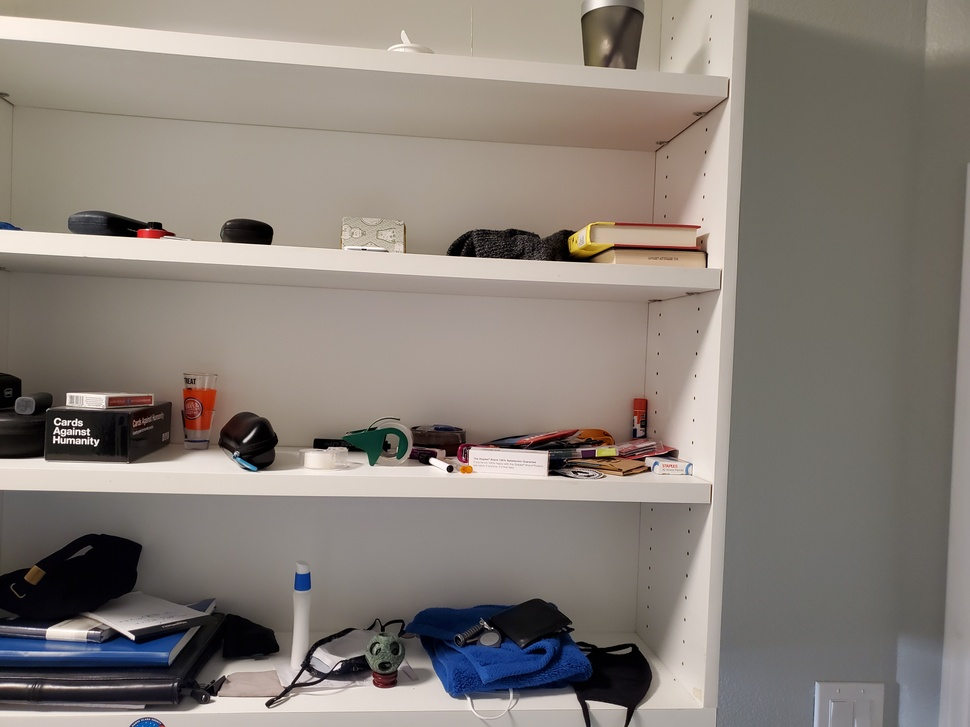
#> input picture shelf1.jpg, 970 x 727 px, shrunk from 4032 x 3024 before the run
$ jupyter execute --allow-errors main.ipynb
#> lines starting #> are read from the running program, lines starting #| are printed output that depends on the picture
[cell 1]
import os
import pandas as pd
import skimage as sk
from skimage import io as skio, transform
import numpy as np
import matplotlib.pyplot as plt
from cpselect.cpselect import cpselect
import json
import cv2
from harris import get_harris_corners

[cell 2]
# Part A
# Digitizing Shelf Pictures and generating points

shelf1 = skio.imread('shelf1.jpg', as_gray=True)
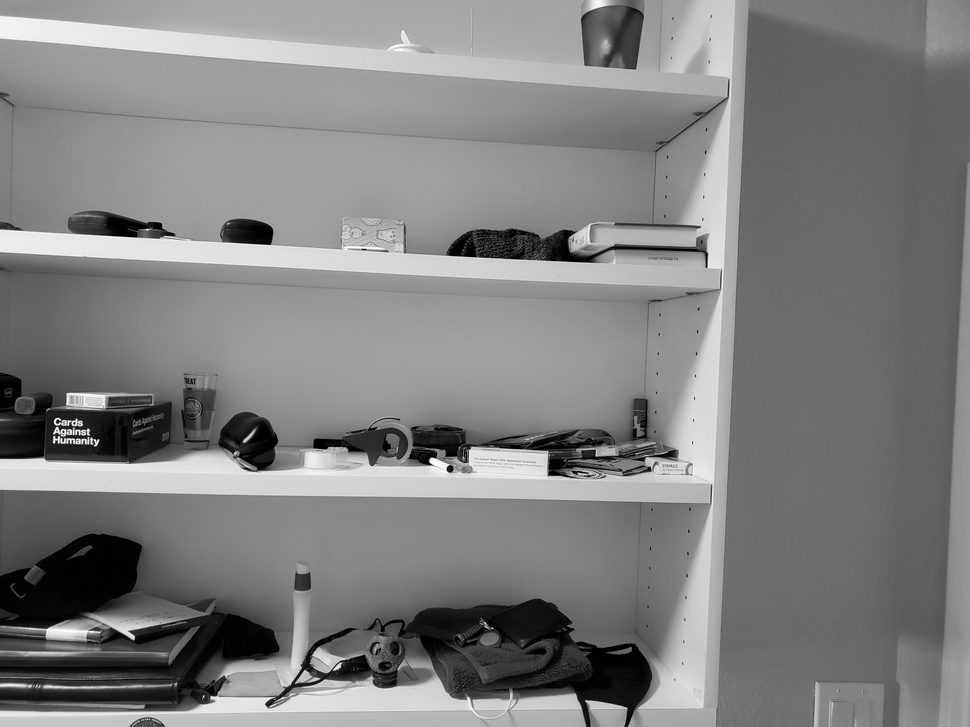
#> shelf1: shape (727, 970) float64; min 0, max 0.997, mean 0.506
shelf2 = skio.imread('shelf2.jpg', as_gray=True)
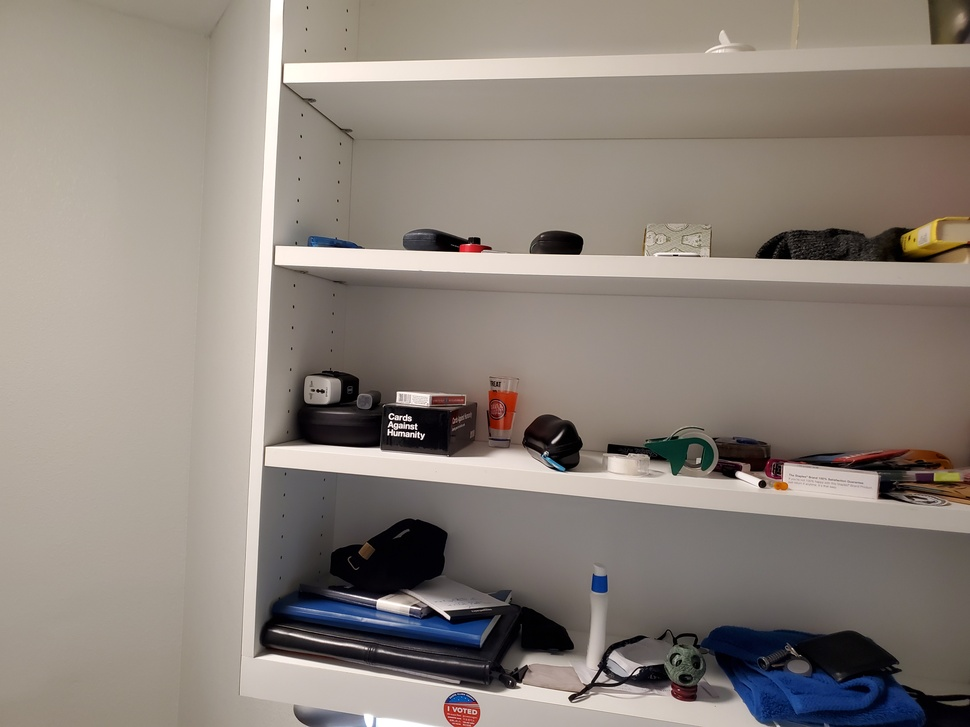
#> input picture shelf2.jpg, 970 x 727 px, shrunk from 4032 x 3024 before the run
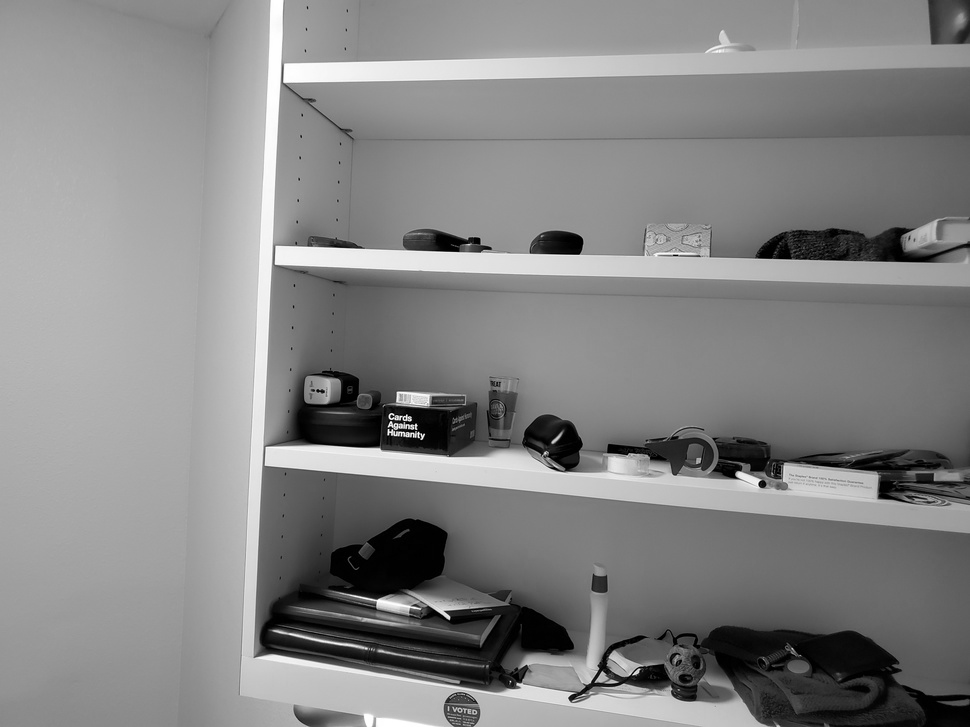
#> shelf2: shape (727, 970) float64; min 0, max 1, mean 0.522

[cell 3]
plt.figure()
plt.imshow(shelf2, cmap='gray')
plt.show()
plt.imshow(shelf1, cmap='gray')
plt.show()

[cell 4]
# controlpointlist = cpselect("shelf1.jpg", "shelf2.jpg")

#> (a cell that did not finish here is left out)

[cell 6]
# Append 1 to each pts tuple
shelf1_pts = []
shelf2_pts = []
#> (the rest of this cell did not finish here and is left out)

[cell 7]
# I referenced this stackoverflow post https://stackoverflow.com/questions/61146241/how-to-stitch-two-images-using-homography-matrix-in-opencv
# Computing the homography
def compute_h(pts_1, pts_2):
    temp = []
    for i in range(len(pts_1)):
        x_1, x_2 = pts_1[i][0], pts_2[i][0]
        y_1, y_2 = pts_1[i][1], pts_2[i][1]
        temp.append([x_1, y_1, 1, 0, 0, 0, -x_1 * x_2, -x_2 * y_1, -x_2])
        temp.append([0, 0, 0, x_1, y_1, 1, -y_2 * x_1, -y_2 * y_1, -y_2])
    temp = np.asarray(temp)
    U, S, V = np.linalg.svd(temp)
    L = V[-1, :] / V[-1, -1]
    H = L.reshape(3, 3)
    return H

#> (a cell that did not finish here is left out)

#> (a cell that did not finish here is left out)

[cell 10]
print(shelf1.shape)
#| (727, 970)
